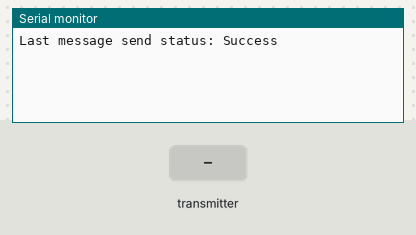
Simulated run of this sketch. Board: ESP32. On the bench: the last lines printed to the serial monitor. The inputs (shaded band) are chosen by the test bench.

Above: at 1.2 s.
1.3 s: the transmitter starts sending msg = 0
At 1.66 s:
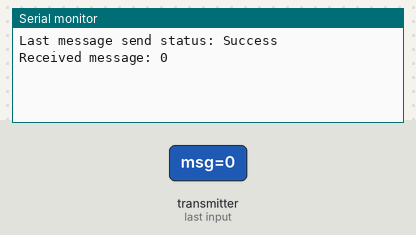
3.3 s: the transmitter starts sending msg = 1
At 3.66 s:
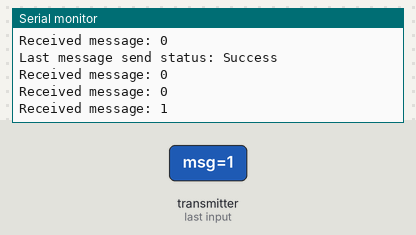

Measured:
- after the input at 1.3 s, the serial monitor: prints a new line after 0.05 s (image 1)
- after the input at 3.3 s, the serial monitor: prints a new line after 0.05 s (image 2)

The sketch:

Communication.ino
```cpp
#include <esp_now.h>
#include <WiFi.h>

// Define a structure to hold the message
typedef struct struct_message {
    char msg[32]; // Message content (up to 31 chars + null terminator)
} struct_message;

struct_message dataToSend;
struct_message receivedData;

uint8_t broadcastAddress[] = {0xFF, 0xFF, 0xFF, 0xFF, 0xFF, 0xFF}; // Broadcast to all ESP32s

// Callback when data is received
void OnDataRecv(const esp_now_recv_info_t *info, const uint8_t *incomingData, int len) {
    memcpy(&receivedData, incomingData, sizeof(receivedData));
    Serial.print("Received message: ");
    Serial.println(receivedData.msg);
}

// Callback when data is sent
void OnDataSent(const uint8_t *mac_addr, esp_now_send_status_t status) {
    Serial.print("Last message send status: ");
    Serial.println(status == ESP_NOW_SEND_SUCCESS ? "Success" : "Fail");
}

void setup() {
    Serial.begin(115200);
    WiFi.mode(WIFI_STA); // ESP-NOW works best in station mode

    if (esp_now_init() != ESP_OK) {
        Serial.println("ESP-NOW initialization failed!");
        return;
    }

    esp_now_register_send_cb(OnDataSent); // Register send callback
    esp_now_register_recv_cb(OnDataRecv); // Register receive callback

    // Register peer (broadcasting to all)
    esp_now_peer_info_t peerInfo;
    memcpy(peerInfo.peer_addr, broadcastAddress, 6);
    peerInfo.channel = 0;
    peerInfo.encrypt = false;

    if (esp_now_add_peer(&peerInfo) != ESP_OK) {
        Serial.println("Failed to add peer");
        return;
    }
}

void loop() {
    // Prepare and send message every 2 seconds
    strcpy(dataToSend.msg, "Hello from ESP32 - Power Bank");

    esp_err_t result = esp_now_send(broadcastAddress, (uint8_t *) &dataToSend, sizeof(dataToSend));

    /*if (result == ESP_OK) {
        Serial.println("Message sent successfully");
    } else {
        Serial.println("Error sending message");
    }*/

    delay(2000); // Wait before sending again
}
```
